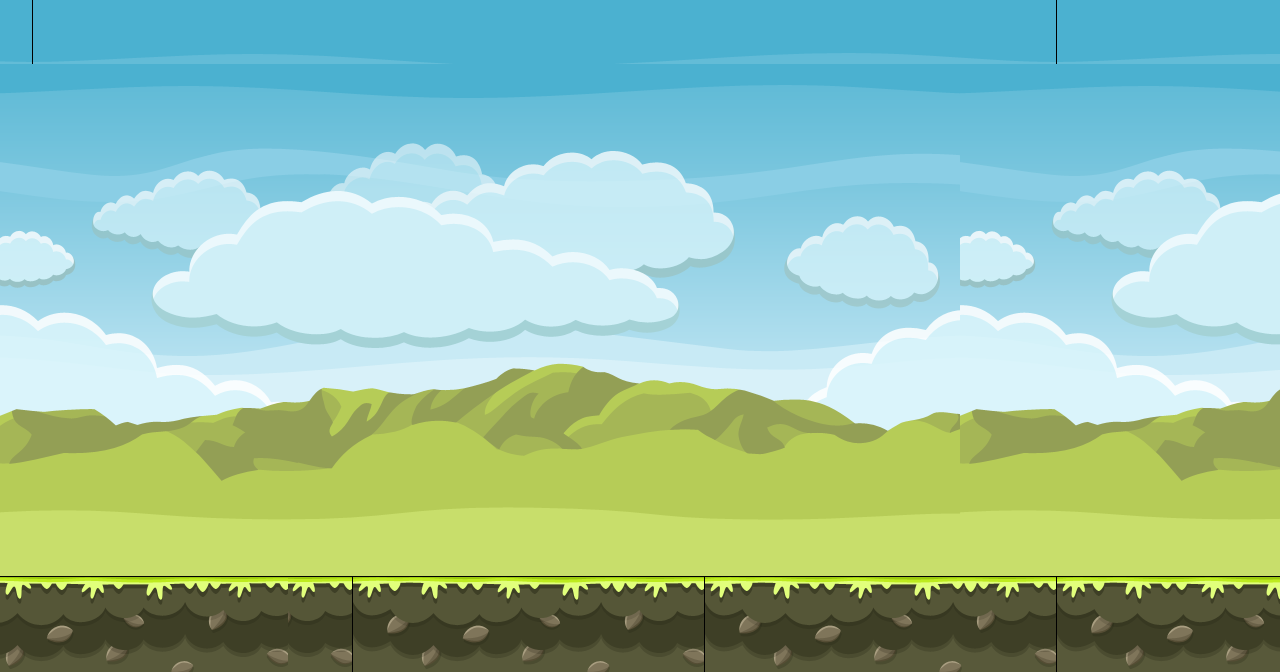

A 2D game scene composited from a Tiled map and its tileset images. What follows is a short description and the map's XML, with every tile layer's data as written:
An orthogonal 40x21 tile map with 32x32 px tiles, 1 tile layer (Background) and 1 object.

<map version="1.10" tiledversion="1.11.0" orientation="orthogonal" renderorder="right-down" width="40" height="21" tilewidth="32" tileheight="32" infinite="0" nextlayerid="3" nextobjectid="4">
 <tileset firstgid="1" source="background.tsx" />
 <layer id="1" name="Background" width="40" height="21">
  <data encoding="csv">
32,1,2,3,4,5,6,7,8,9,10,11,12,13,14,15,16,17,18,19,20,21,22,23,24,25,26,27,28,29,30,31,32,1,2,3,4,5,6,7,
74,43,44,45,46,47,48,49,50,51,52,53,54,55,56,57,58,59,60,61,62,63,64,65,66,67,68,69,70,71,72,73,74,43,44,45,46,47,48,49,
44,45,46,47,48,49,50,51,52,53,54,55,56,57,58,59,60,61,62,63,64,65,66,67,68,69,70,71,72,73,44,45,46,47,48,49,50,51,52,53,
86,87,88,89,90,91,92,93,94,95,96,97,98,99,100,101,102,103,104,105,106,107,108,109,110,111,112,113,114,115,86,87,88,89,90,91,92,93,94,95,
128,129,130,131,132,133,134,135,136,137,138,139,140,141,142,143,144,145,146,147,148,149,150,151,152,153,154,155,156,157,128,129,130,131,132,133,134,135,136,137,
170,171,172,173,174,175,176,177,178,179,180,181,182,183,184,185,186,187,188,189,190,191,192,193,194,195,196,197,198,199,170,171,172,173,174,175,176,177,178,179,
212,213,214,215,216,217,218,219,220,221,222,223,224,225,226,227,228,229,230,231,232,233,234,235,236,237,238,239,240,241,212,213,214,215,216,217,218,219,220,221,
254,255,256,257,258,259,260,261,262,263,264,265,266,267,268,269,270,271,272,273,274,275,276,277,278,279,280,281,282,283,254,255,256,257,258,259,260,261,262,263,
296,297,298,299,300,301,302,303,304,305,306,307,308,309,310,311,312,313,314,315,316,317,318,319,320,321,322,323,324,325,296,297,298,299,300,301,302,303,304,305,
338,339,340,341,342,343,344,345,346,347,348,349,350,351,352,353,354,355,356,357,358,359,360,361,362,363,364,365,366,367,338,339,340,341,342,343,344,345,346,347,
380,381,382,383,384,385,386,387,388,389,390,391,392,393,394,395,396,397,398,399,400,401,402,403,404,405,406,407,408,409,380,381,382,383,384,385,386,387,388,389,
422,423,424,425,426,427,428,429,430,431,432,433,434,435,436,437,438,439,440,441,442,443,444,445,446,447,448,449,450,451,422,423,424,425,426,427,428,429,430,431,
464,465,466,467,468,469,470,471,472,473,474,475,476,477,478,479,480,481,482,483,484,485,486,487,488,489,490,491,492,493,464,465,466,467,468,469,470,471,472,473,
506,507,508,509,510,511,512,513,514,515,516,517,518,519,520,521,522,523,524,525,526,527,528,529,530,531,532,533,534,535,506,507,508,509,510,511,512,513,514,515,
548,549,550,551,552,553,554,555,556,557,558,559,560,561,562,563,564,565,566,567,568,569,570,571,572,573,574,575,576,577,548,549,550,551,552,553,554,555,556,557,
590,591,592,593,594,595,596,597,598,599,600,601,602,603,604,605,606,607,608,609,610,611,612,613,614,615,616,617,618,619,590,591,592,593,594,595,596,597,598,599,
632,633,634,635,636,637,638,639,640,641,642,643,644,645,646,647,648,649,650,651,652,653,654,655,656,657,658,659,660,661,632,633,634,635,636,637,638,639,640,641,
674,675,676,677,678,679,680,681,682,683,684,685,686,687,688,689,690,691,692,693,694,695,696,697,698,699,700,701,702,703,674,675,676,677,678,679,680,681,682,683,
759,760,761,762,763,764,765,766,767,766,767,757,758,759,760,761,762,763,764,765,766,767,757,758,759,760,761,762,763,764,765,766,767,757,758,759,760,761,762,763,
801,802,803,804,805,806,807,808,809,808,809,799,800,801,802,803,804,805,806,807,808,809,799,800,801,802,803,804,805,806,807,808,809,799,800,801,802,803,804,805,
843,844,845,846,847,848,849,850,851,850,851,841,842,843,844,845,846,847,848,849,850,851,841,842,843,844,845,846,847,848,849,850,851,841,842,843,844,845,846,847
</data>
 </layer>
 <objectgroup id="2" name="Ground">
  <object id="1" x="5.23972" y="589.468" width="1273.25" height="81.2156" />
 </objectgroup>
</map>
